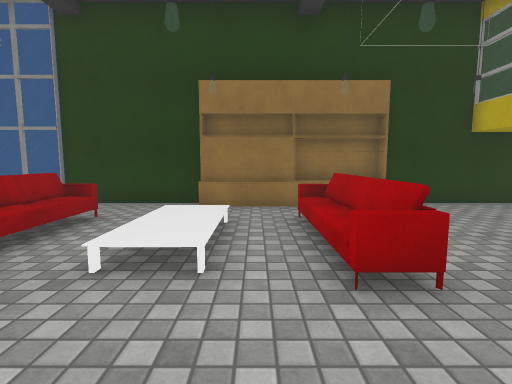
[1] (above)

23 first-person views from a walk through a Unity game level. The camera is 1.3 m above the floor, tilts 6° down and sees 85° across. Doors are open. The floor is counted in squares, 1 m on a side. Each view is taken from the middle of a square. On the plan, view 1 faces up. The plan holds only what a view shows up to about 13 squares ahead; the rest is blank. The player character is not drawn. Some surface patterns are stand-ins.

[2]
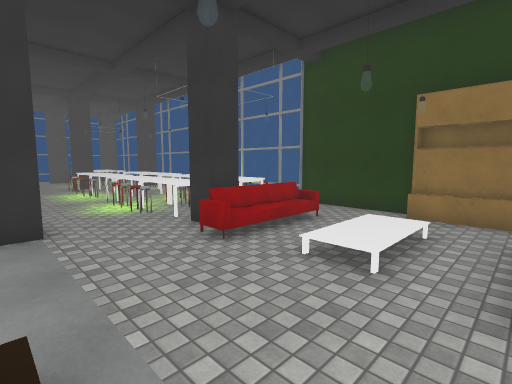

[3]
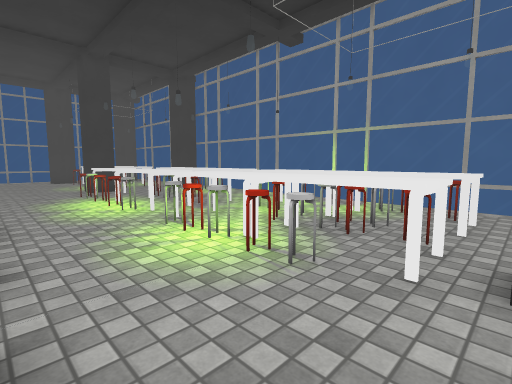

[4]
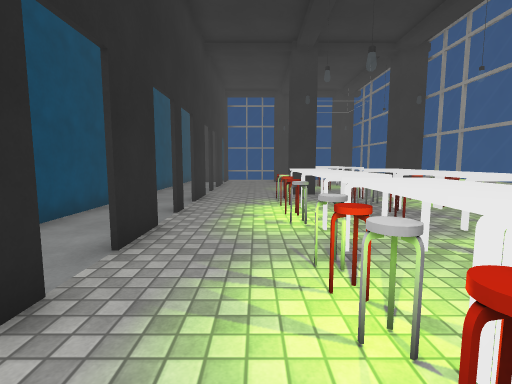

[5]
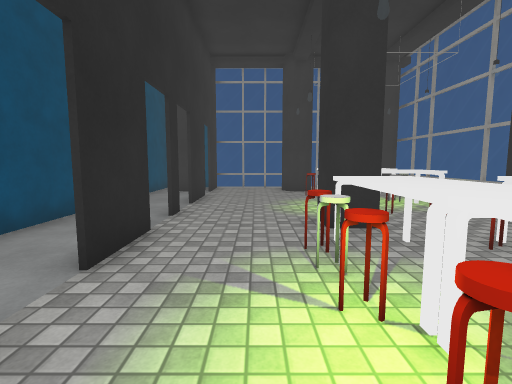

[6]
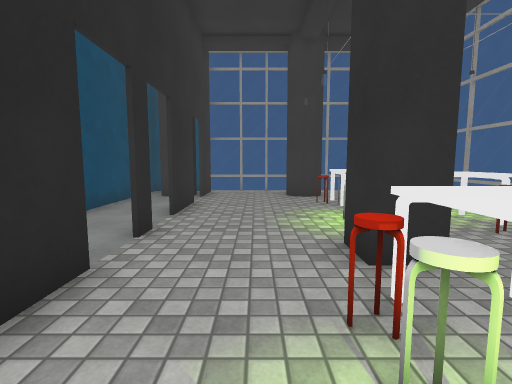

[7]
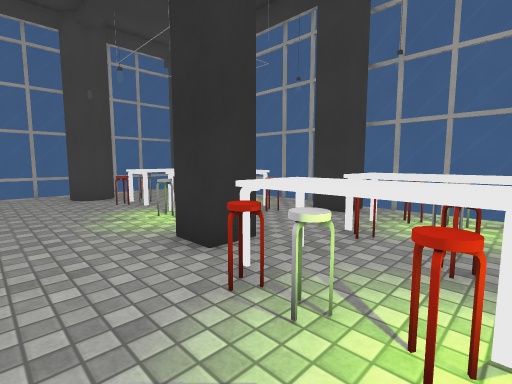

[8]
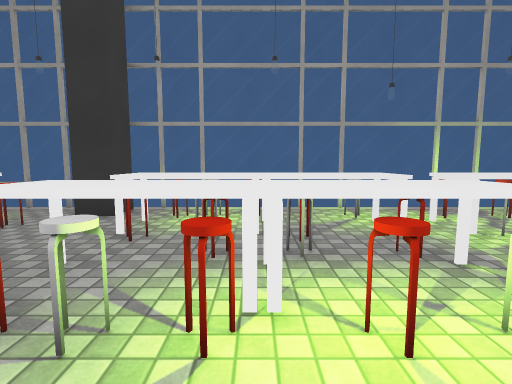

[9]
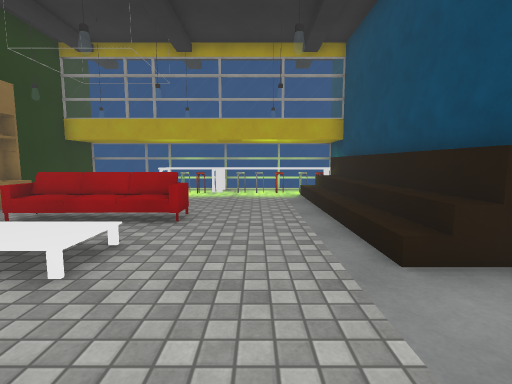

[10]
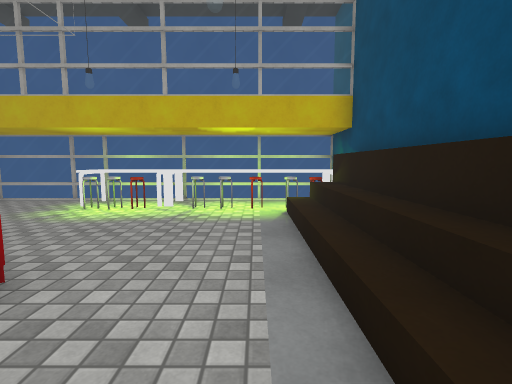

[11]
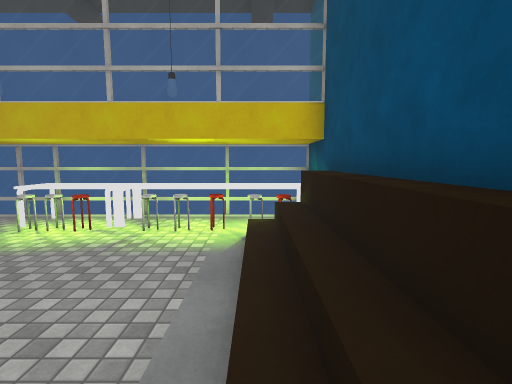

[12]
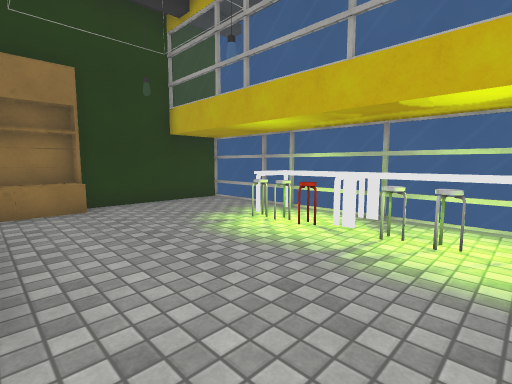

[13]
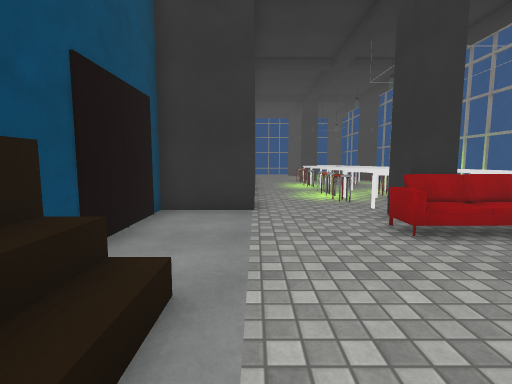

[14]
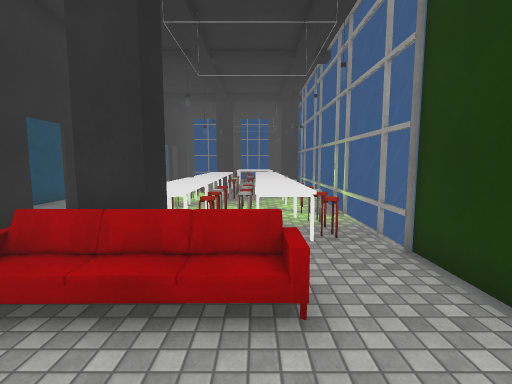

[15]
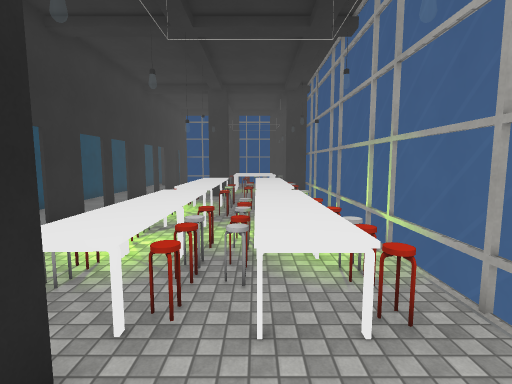

[16]
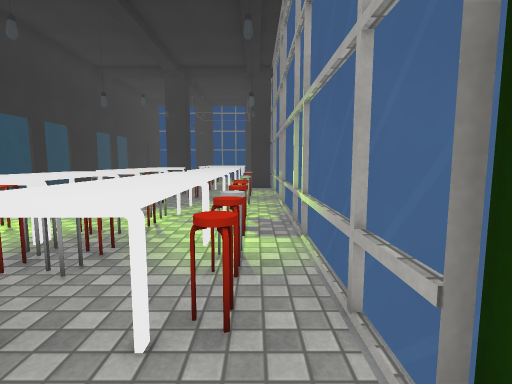

[17]
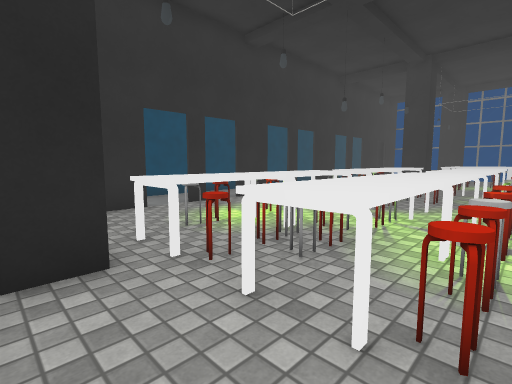

[18]
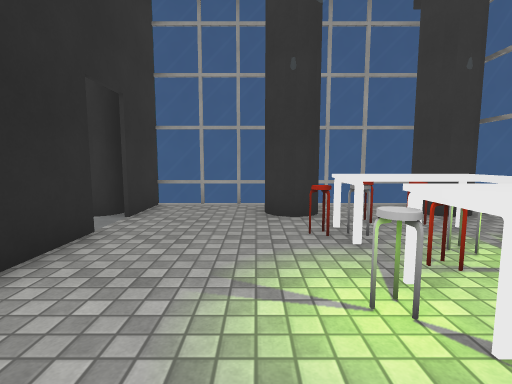

[19]
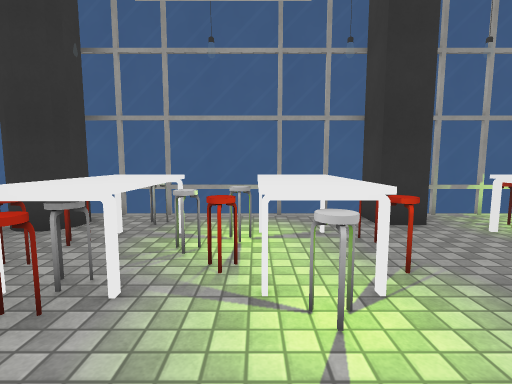

[20]
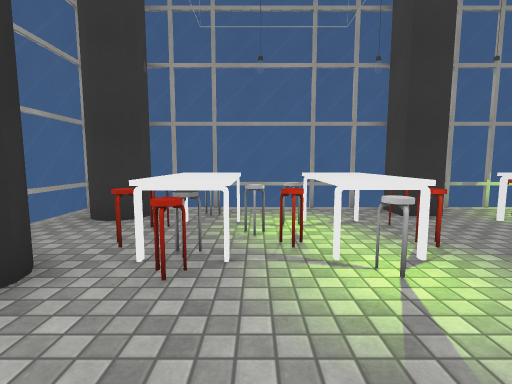

[21]
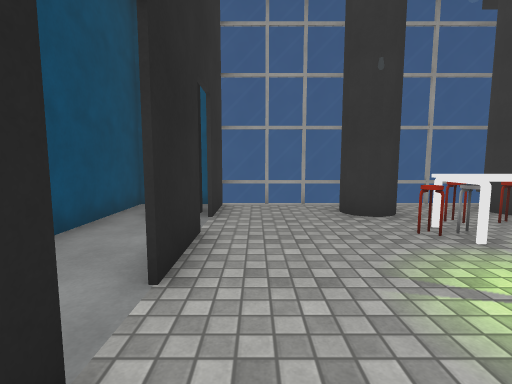

[22]
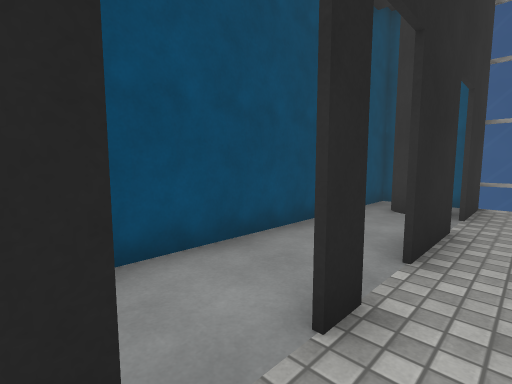

[23]
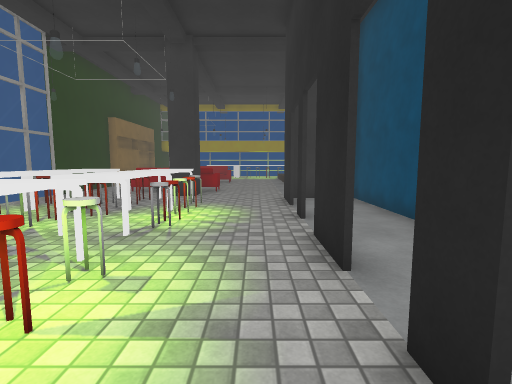

### Floor plan
Key: @ floor where view 1 was taken; # wall or solid block; . main floor; : floor 0.25 m higher than the main floor; + floor 0.5 m higher than the main floor; / step, stairs or slope; D open door; = window, fence, low wall or low ledge; ^ raised ledge; v drop or lower ground; S sofa; T stool; A table; P pillar; O other object.
Columns run from 29 left of view 1 to 9 right of it. Each row starts with its distance up from view 1.
  9 #  #########################OOO===#####
  8 #PP.T...#PPOOO.O.OOTTTT.....OOOOOO....=
  7 #PPTAATAT.AAAAAAAAAAAAA.... ..........=
  6 # .TATAA..ATTATAATTOTTA.S+. /./v......=
  5 # PTATTAT##ATTTT.AATTTT.S+. :./v....TA#
  4 #PP.T..T.PPAAAAAAAAAAAA#P+./:./v....TA#
  3 =.P........TTTTT.TTTTTAPP/.//./v....TA#
  2 =...................................TA#
  1 =...................................TA#
  0 ###D###D#D##DDDD#DDDD##......@......TA#
 -1 #PP...................#.....////////OA#
 -2 #PP...................#....=^^^^^^^^OA#
 -3 #####################################A#

Positions as (right, up) in squares from view 1, and headings:
1: (0, 0), facing up
2: (1, -1), facing up-left
3: (-6, 0), facing up-left
4: (-8, 2), facing left
5: (-14, 2), facing left
6: (-16, 2), facing left
7: (-16, 1), facing up-left
8: (-16, 1), facing up
9: (-5, 1), facing right
10: (-1, 0), facing right
11: (0, -1), facing right
12: (2, 0), facing up-right
13: (1, 0), facing left
14: (-1, 6), facing left
15: (-4, 6), facing left
16: (-5, 8), facing left
17: (-5, 8), facing down-left
18: (-20, 3), facing left
19: (-23, 2), facing up
20: (-24, 1), facing up
21: (-20, 1), facing left
22: (-19, 1), facing down-left
23: (-17, 1), facing right
